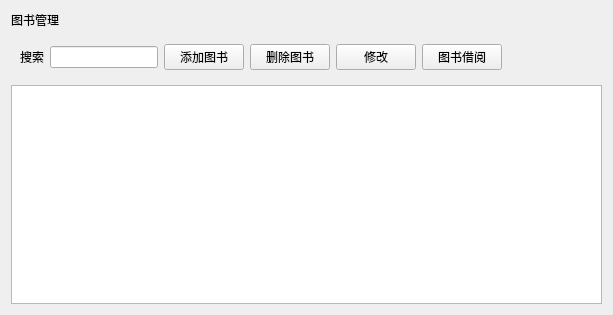
<?xml version="1.0" encoding="UTF-8"?>
<ui version="4.0">
 <class>Cell_BookMgr</class>
 <widget class="QWidget" name="Cell_BookMgr">
  <property name="geometry">
   <rect>
    <x>0</x>
    <y>0</y>
    <width>613</width>
    <height>315</height>
   </rect>
  </property>
  <property name="windowTitle">
   <string>Form</string>
  </property>
  <property name="name" stdset="0">
   <string>bg</string>
  </property>
  <layout class="QGridLayout" name="gridLayout_2">
   <item row="0" column="0">
    <widget class="QLabel" name="lb_title">
     <property name="text">
      <string>图书管理</string>
     </property>
     <property name="name" stdset="0">
      <string>title</string>
     </property>
    </widget>
   </item>
   <item row="1" column="0">
    <widget class="QWidget" name="widget" native="true">
     <layout class="QGridLayout" name="gridLayout">
      <item row="0" column="6">
       <spacer name="horizontalSpacer">
        <property name="orientation">
         <enum>Qt::Horizontal</enum>
        </property>
        <property name="sizeHint" stdset="0">
         <size>
          <width>49</width>
          <height>20</height>
         </size>
        </property>
       </spacer>
      </item>
      <item row="0" column="1">
       <widget class="QLineEdit" name="le_search">
        <property name="name" stdset="0">
         <string>le</string>
        </property>
       </widget>
      </item>
      <item row="0" column="3">
       <widget class="QPushButton" name="btn_del">
        <property name="text">
         <string>删除图书</string>
        </property>
        <property name="name" stdset="0">
         <string>btn</string>
        </property>
       </widget>
      </item>
      <item row="0" column="0">
       <widget class="QLabel" name="label">
        <property name="text">
         <string>搜索</string>
        </property>
        <property name="name" stdset="0">
         <string>lb</string>
        </property>
       </widget>
      </item>
      <item row="0" column="2">
       <widget class="QPushButton" name="btn_add">
        <property name="text">
         <string>添加图书</string>
        </property>
        <property name="name" stdset="0">
         <string>btn</string>
        </property>
       </widget>
      </item>
      <item row="0" column="5">
       <widget class="QPushButton" name="btn_borrow">
        <property name="text">
         <string>图书借阅</string>
        </property>
        <property name="name" stdset="0">
         <string>btn</string>
        </property>
       </widget>
      </item>
      <item row="0" column="4">
       <widget class="QPushButton" name="btn_update">
        <property name="text">
         <string>修改</string>
        </property>
        <property name="name" stdset="0">
         <string>btn</string>
        </property>
       </widget>
      </item>
     </layout>
    </widget>
   </item>
   <item row="2" column="0">
    <widget class="QTableView" name="tableView">
     <property name="name" stdset="0">
      <string>table</string>
     </property>
    </widget>
   </item>
  </layout>
 </widget>
 <resources/>
 <connections/>
</ui>
